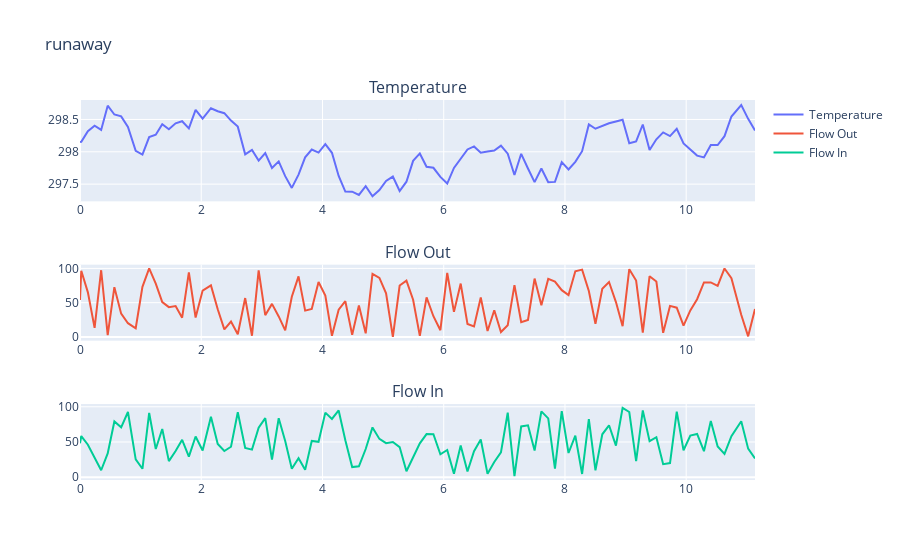

The notebook cell saved with this chart:
### Code cell
import random 

mass = ThermalMass(
    mass=6,  # 6 Liters of water weighs 6kg!
    cp=4.186,  # J/K/kg
    start_temp=25 + 273.15,  # Kelvin (25 + 273.15)
)
in_flow = lambda t: 100 * random.random() # 1 kJ/s
out_flow = lambda t, s: 100 * random.random()
system = ThermalSystem(mass, in_flow, out_flow)

traces = system.simulate('runaway', range(0, 100))
